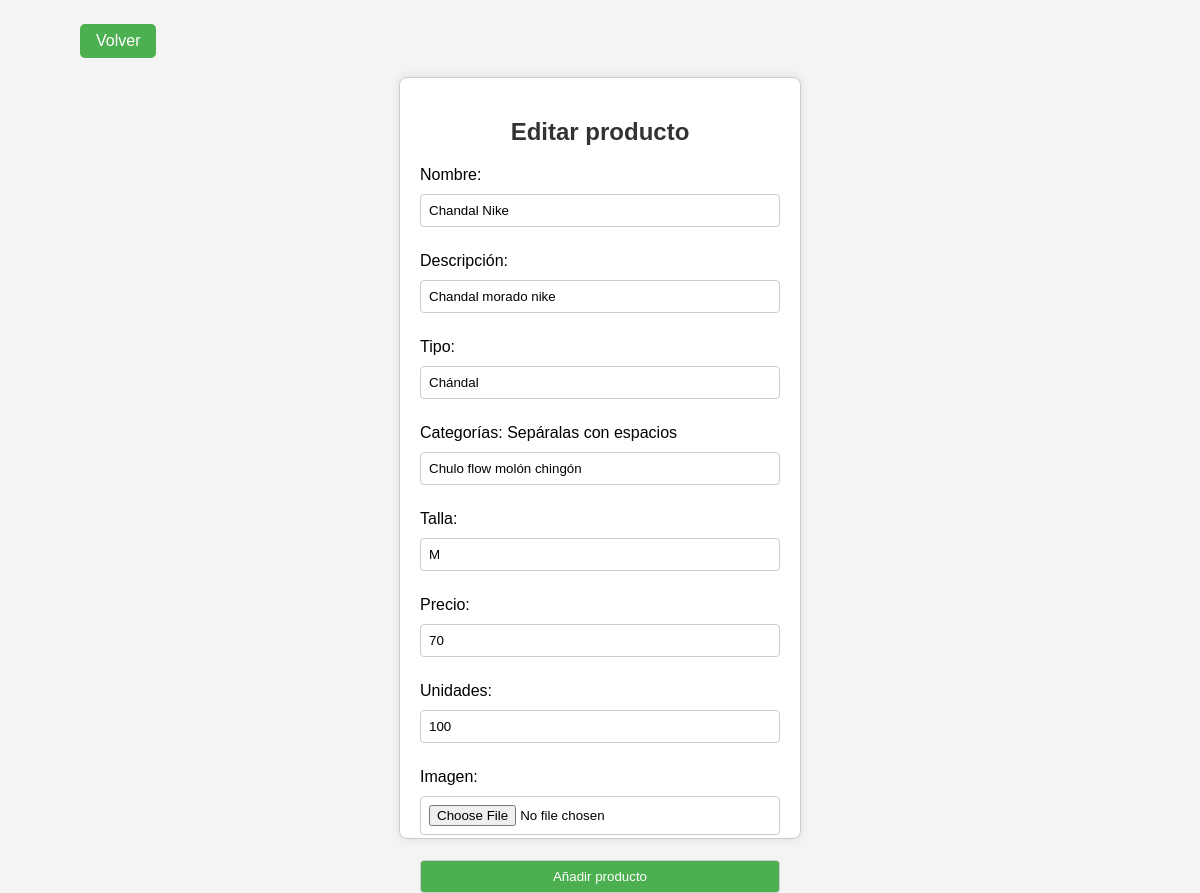
/View/EditarProductoForm.php?id=31 (signed in), run on the app's committed database.
### tables this page shows
CREATE TABLE `producto` (
  `id` int(11) NOT NULL,
  `nombre` varchar(100) NOT NULL,
  `descripcion` varchar(245) NOT NULL,
  `tipo` varchar(50) NOT NULL,
  `categorias` varchar(245) NOT NULL,
  `talla` varchar(20) NOT NULL,
  `precio` float NOT NULL,
  `unidades` int(11) NOT NULL,
  `imagen` longblob NOT NULL,
  `idNegocio` int(11) NOT NULL
);

### Model/Producto.php (called while the page is built, shortened)
<?php
    class Producto{
        private string $nombre;
        private string $descripcion;
        private string $tipo;
        private string $categorias;
        private string $talla;
        private float $precio;
        private string $unidades;
        public function __construct($nombre, $descripcion, $tipo, $categorias, $talla, $precio, $unidades, $imagen, $id="", $idNegocio=""){
            $this->nombre = $nombre;
            $this->descripcion = $descripcion;
            $this->tipo = $tipo;
            $this->categorias = $categorias;
            $this->talla = $talla;
            $this->precio = $precio;
            $this->unidades = $unidades;
        }
        public static function getProductoByID($idProducto){
            $conexion = CeutaShopDB::conectarDB();
            $select = "SELECT * FROM producto WHERE id=:id;";
            $stmt = $conexion->prepare($select);
            $stmt->bindParam(":id", $idProducto);
            $stmt->execute();
            $resultado = $stmt->fetch(PDO::FETCH_ASSOC);
            if($resultado){
                return new Producto($resultado['nombre'], $resultado['descripcion'], $resultado['tipo'], $resultado['categorias'], $resultado['talla'], $resultado['precio'], $resultado['unidades'], $resultado['imagen'], $resultado['id'], $resultado['idNegocio']);
            }else{
                return "No se ha encontrado ningún producto con ese id.";
            }
        }
        public function getNombre(){
            return $this->nombre;
        }
        public function getDescripcion(){
            return $this->descripcion;
        }
        public function getTipo(){
            return $this->tipo;
        }
        public function getCategorias(){
            return $this->categorias;
        }
        public function getTalla(){
            return $this->talla;
        }
        public function getPrecio(){
            return $this->precio;
        }
        public function getUnidades(){
            return $this->unidades;
        }
    }
?>

### View/EditarProductoForm.php (the view, shortened to what this page needs)
<?php
  require_once("../Model/Producto.php");
  include_once("Assets/Templates/AperturaForm.php");
  echo "<a class='boton' href='../index.php'>Volver</a>";
  if(isset($_GET["id"])){
    $idProducto = $_GET["id"];
    $producto = Producto::getProductoByID($idProducto);
    $nombre = $producto->getNombre();
    $descripcion = $producto->getDescripcion();
    $tipo = $producto->getTipo();
    $categorias = $producto->getCategorias();
    $talla = $producto->getTalla();
    $precio = $producto->getPrecio();
    $unidades = $producto->getUnidades();
    echo "<div class=contenedor-formulario>
        <form class='formulario' action='../Controller/EditarProducto.php' enctype='multipart/form-data' method='POST'>
          <h2>Editar producto</h2>
          <label>Nombre: </label>
          <input type='text' name='nombre' value='$nombre' required>
          <p></p>
          <label>Descripción: </label>
          <input type='text' name='descripcion' value='$descripcion' required>
          <p></p>
          <label>Tipo: </label>
          <input type='text' name='tipo' value='$tipo' required>
          <p></p>
          <label>Categorías: Sepáralas con espacios</label>
          <input type='text' name='categorias' value='$categorias' required>
          <p></p>
          <label>Talla: </label>
          <input type='text' name='talla' value='$talla' required>
          <p></p>
          <label>Precio: </label>
          <input type='number' step='0.01' name='precio' value='$precio' required>
          <p></p>
          <label>Unidades: </label>
          <input type='number' name='unidades' value='$unidades' required>
          <p></p>
          <input type='text' name='id' value='$idProducto' hidden>
          <label>Imagen: </label>
          <input type='file' name='imagen'>
          <p></p>
          <input type='submit' name='editar' value='Añadir producto'>
        </form>";
    echo "</div>";
  }
?>

### View/Assets/CSS/LogUsuariosForm.css (style rules this page uses)
body { font-family: Arial, sans-serif; background-color: #f4f4f4; margin: 0; padding: 0; }
.boton { display: inline-block; margin-top: 3vh; margin-left: 80px; padding: 8px 16px; text-decoration: none; background-color: #4CAF50; color: white; border-radius: 5px; }
.contenedor-formulario { display: flex; justify-content: center; align-items: center; height: 100vh; }
.formulario { width: 30vw; height: 90%; background-color: #fff; border: 1px solid #ccc; border-radius: 8px; padding: 20px; box-shadow: 0 0 10px rgba(0, 0, 0, 0.1); margin: 10px; }
h2 { text-align: center; color: #333; }
form { display: flex; flex-direction: column; }
label { margin-bottom: 10px; }
input { padding: 8px; margin-bottom: 15px; border: 1px solid #ccc; border-radius: 4px; }
input[type="submit"] { background-color: #4CAF50; color: white; cursor: pointer; }

### data on the page
producto: nombre "Chandal Nike", descripcion "Chandal morado nike", tipo "Chándal", categorias "Chulo flow molón chingón", talla "M", precio "70", unidades "100"
